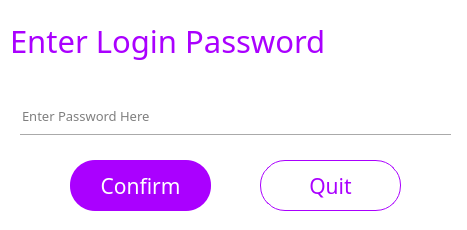
<?xml version="1.0" encoding="UTF-8"?>
<ui version="4.0">
 <class>PswForm</class>
 <widget class="QWidget" name="PswForm">
  <property name="geometry">
   <rect>
    <x>0</x>
    <y>0</y>
    <width>467</width>
    <height>230</height>
   </rect>
  </property>
  <property name="windowTitle">
   <string>Form</string>
  </property>
  <property name="styleSheet">
   <string notr="true">background-color: rgb(255, 255, 255);</string>
  </property>
  <widget class="QLabel" name="label_15">
   <property name="geometry">
    <rect>
     <x>10</x>
     <y>10</y>
     <width>331</width>
     <height>61</height>
    </rect>
   </property>
   <property name="font">
    <font>
     <family>微软雅黑</family>
     <pointsize>23</pointsize>
     <weight>50</weight>
     <bold>false</bold>
    </font>
   </property>
   <property name="styleSheet">
    <string notr="true">color: rgb(170, 0, 255);</string>
   </property>
   <property name="text">
    <string>Enter Login Password</string>
   </property>
  </widget>
  <widget class="QPushButton" name="closeenterpsw">
   <property name="geometry">
    <rect>
     <x>430</x>
     <y>0</y>
     <width>41</width>
     <height>31</height>
    </rect>
   </property>
   <property name="text">
    <string/>
   </property>
   <property name="icon">
    <iconset>
     <normaloff>D:/wtc_py/pic/close.png</normaloff>D:/wtc_py/pic/close.png</iconset>
   </property>
   <property name="flat">
    <bool>true</bool>
   </property>
  </widget>
  <widget class="QPushButton" name="pushButton_9">
   <property name="geometry">
    <rect>
     <x>70</x>
     <y>160</y>
     <width>141</width>
     <height>51</height>
    </rect>
   </property>
   <property name="font">
    <font>
     <family>等线</family>
     <pointsize>16</pointsize>
    </font>
   </property>
   <property name="cursor">
    <cursorShape>PointingHandCursor</cursorShape>
   </property>
   <property name="styleSheet">
    <string notr="true">background-color: rgb(170, 0, 255);
color: rgb(255, 255, 255);
border-radius:25px;</string>
   </property>
   <property name="text">
    <string>Confirm</string>
   </property>
   <property name="flat">
    <bool>false</bool>
   </property>
  </widget>
  <widget class="QPushButton" name="pushButton_10">
   <property name="geometry">
    <rect>
     <x>260</x>
     <y>160</y>
     <width>141</width>
     <height>51</height>
    </rect>
   </property>
   <property name="font">
    <font>
     <family>等线</family>
     <pointsize>16</pointsize>
    </font>
   </property>
   <property name="cursor">
    <cursorShape>PointingHandCursor</cursorShape>
   </property>
   <property name="styleSheet">
    <string notr="true">background-color: rgb(255, 255, 255);
border-color: rgb(170, 0, 255);
border-width:1px;
border-style:solid; 
color: rgb(170, 0, 255);
border-radius:25px;</string>
   </property>
   <property name="text">
    <string>Quit</string>
   </property>
   <property name="flat">
    <bool>false</bool>
   </property>
  </widget>
  <widget class="Line" name="line_33">
   <property name="geometry">
    <rect>
     <x>20</x>
     <y>130</y>
     <width>431</width>
     <height>10</height>
    </rect>
   </property>
   <property name="orientation">
    <enum>Qt::Horizontal</enum>
   </property>
  </widget>
  <widget class="QPushButton" name="turn2visible1_2">
   <property name="geometry">
    <rect>
     <x>410</x>
     <y>100</y>
     <width>31</width>
     <height>31</height>
    </rect>
   </property>
   <property name="font">
    <font>
     <family>Arial</family>
    </font>
   </property>
   <property name="cursor">
    <cursorShape>PointingHandCursor</cursorShape>
   </property>
   <property name="autoFillBackground">
    <bool>false</bool>
   </property>
   <property name="text">
    <string/>
   </property>
   <property name="icon">
    <iconset>
     <normaloff>D:/wtc_py/pic/02.png</normaloff>D:/wtc_py/pic/02.png</iconset>
   </property>
   <property name="iconSize">
    <size>
     <width>40</width>
     <height>40</height>
    </size>
   </property>
   <property name="flat">
    <bool>true</bool>
   </property>
  </widget>
  <widget class="QLineEdit" name="lineEdit_6">
   <property name="geometry">
    <rect>
     <x>20</x>
     <y>100</y>
     <width>381</width>
     <height>31</height>
    </rect>
   </property>
   <property name="font">
    <font>
     <family>等线</family>
     <pointsize>10</pointsize>
    </font>
   </property>
   <property name="toolTip">
    <string/>
   </property>
   <property name="statusTip">
    <string/>
   </property>
   <property name="whatsThis">
    <string/>
   </property>
   <property name="accessibleName">
    <string/>
   </property>
   <property name="accessibleDescription">
    <string/>
   </property>
   <property name="styleSheet">
    <string notr="true">
QLineEdit[echoMode=&quot;2&quot;] {
    lineedit-password-character:42;
}
</string>
   </property>
   <property name="frame">
    <bool>false</bool>
   </property>
   <property name="echoMode">
    <enum>QLineEdit::Password</enum>
   </property>
   <property name="placeholderText">
    <string>Enter Password Here</string>
   </property>
  </widget>
 </widget>
 <resources/>
 <connections/>
</ui>
